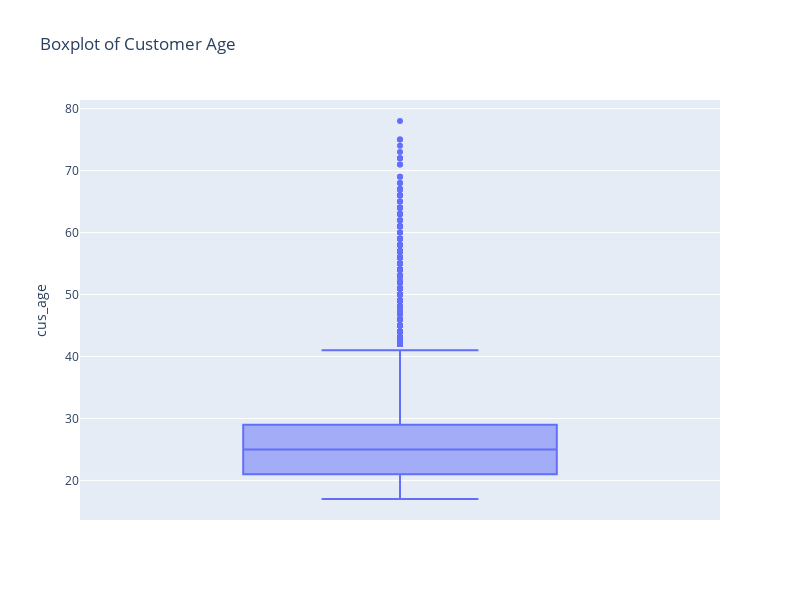

The cell this chart's notebook holds for it:
### Code cell
!pip install plotly

import plotly.express as px

fig = px.box(df_birth, y='cus_age', title='Boxplot of Customer Age',height=600, width=800)
fig.show()

### Figure 1 — Plotly figure (JSON) as saved in the notebook; plotly's stock layout.template omitted (floating-point values rounded to 4 significant figures; data arrays with more than 128 entries replaced by an {"elided": "..."} marker saying what was removed)
{"data": [{"alignmentgroup": "True", "hovertemplate": "cus_age=%{y}<extra></extra>", "legendgroup": "", "marker": {"color": "#636efa"}, "name": "", "notched": false, "offsetgroup": "", "orientation": "v", "showlegend": false, "type": "box", "x0": " ", "xaxis": "x", "y": {"elided": "6847 int values"}, "y0": " ", "yaxis": "y"}], "layout": {"boxmode": "group", "height": 600, "legend": {"tracegroupgap": 0}, "title": {"text": "Boxplot of Customer Age"}, "width": 800, "xaxis": {"anchor": "y", "domain": [0, 1]}, "yaxis": {"anchor": "x", "domain": [0, 1], "title": {"text": "cus_age"}}}}
